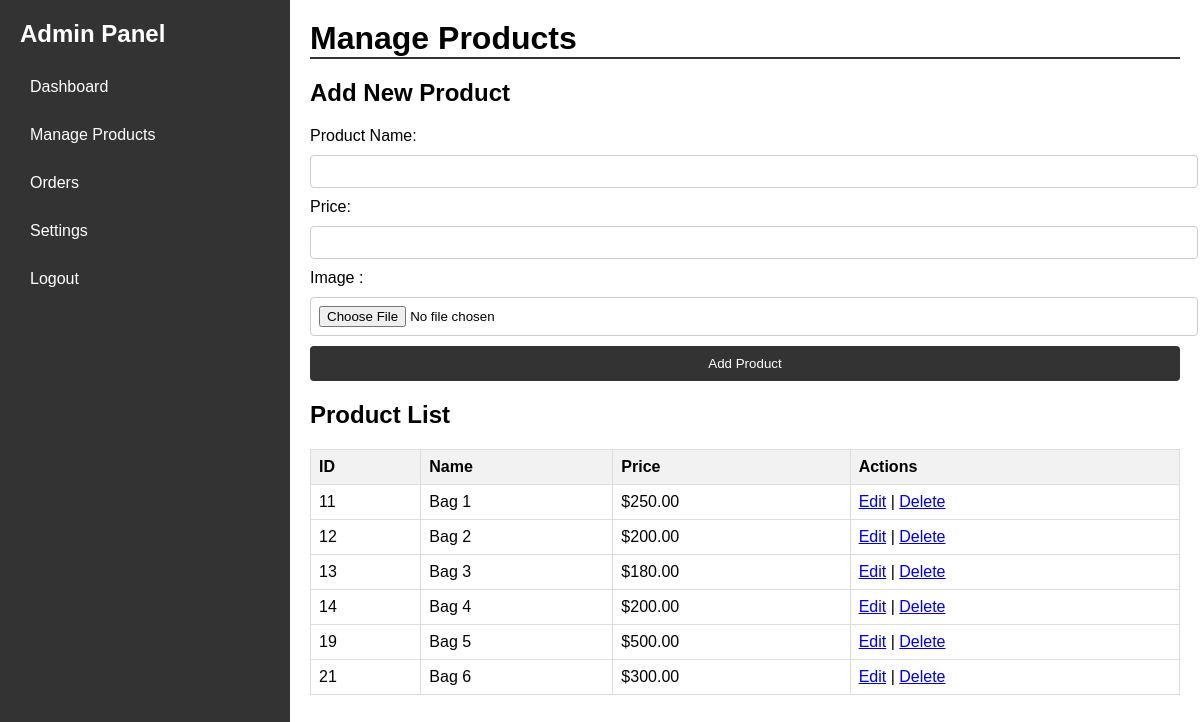
Page /manage-products.php on the committed database.
### tables this page shows
CREATE TABLE `products` (
  `id` int(255) NOT NULL,
  `name` varchar(255) NOT NULL,
  `price` varchar(255) NOT NULL,
  `image` varchar(255) NOT NULL
);

### manage-products.php (the view, shortened to what this page needs)
<!DOCTYPE html>
<html lang="en">
<head>
    <link rel="stylesheet" href="styles.css">
</head>
<body>
    <div class="admin-panel">
        <aside class="sidebar">
            <h2>Admin Panel</h2>
            <ul>
                <li><a href="index.php">Dashboard</a></li>
                <li><a href="manage-products.php">Manage Products</a></li>
                <li><a href="orders.php">Orders</a></li>
                <li><a href="settings.php">Settings</a></li>
                <li><a href="#">Logout</a></li>
            </ul>
        </aside>
        <main class="main-content">
            <header>
                <h1>Manage Products</h1>
            </header>
            <section class="product-form">
                <h2>Add New Product</h2>
                <form action="add-product.php" method="post">
                    <label for="product-name">Product Name:</label>
                    <input type="text" id="product-name" name="product-name" required>
                    <label for="product-price">Price:</label>
                    <input type="number" id="product-price" name="product-price" step="0.01" required>
                    <label for="product-image">Image :</label>
                    <input type="file" name="product_image" accept="img/jpg img/png img/jpeg"  required>
                    <button type="submit">Add Product</button>
                </form>
            </section>
            <section class="product-list">
                <h2>Product List</h2>
                <?php
                include 'db.php';
                $result = $conn->query("SELECT * FROM products");
                ?>
                <table>
                    <thead>
                        <tr>
                            <th>ID</th>
                            <th>Name</th>
                            <th>Price</th>
                            <th>Actions</th>
                        </tr>
                    </thead>
                    <tbody>
                        <?php while ($row = $result->fetch_assoc()): ?>
                            <tr>
                                <td><?php echo $row['id']; ?></td>
                                <td><?php echo $row['name']; ?></td>
                                <td>$<?php echo number_format($row['price'], 2); ?></td>
                                <td>
                                    <a href="edit-product.php?id=<?php echo $row['id']; ?>">Edit</a> |
                                    <a href="delete-product.php?id=<?php echo $row['id']; ?>">Delete</a>
                                </td>
                            </tr>
                        <?php endwhile; ?>
                    </tbody>
                </table>
            </section>
        </main>
    </div>
</body>
</html>

### styles.css (style rules this page uses)
body { margin: 0; font-family: Arial, sans-serif; background-color: #f4f4f4; }
.admin-panel { display: flex; }
.sidebar { width: 250px; background-color: #333; color: #fff; padding: 20px; box-shadow: 2px 0 5px rgba(0, 0, 0, 0.1); height: 100vh; }
.sidebar h2 { margin-top: 0; font-size: 1.5em; }
.sidebar ul { list-style-type: none; padding: 0; }
.sidebar ul li { margin: 10px 0; }
.sidebar ul li a { color: #fff; text-decoration: none; display: block; padding: 10px; border-radius: 4px; }
.main-content { flex: 1; padding: 20px; background-color: #fff; }
header { border-bottom: 2px solid #333; margin-bottom: 20px; }
header h1 { margin: 0; }
.product-form, .settings-form { margin-bottom: 20px; }
.product-form form, .settings-form form { display: grid; gap: 10px; }
.product-form input, .settings-form input, .product-form textarea, .settings-form textarea { width: 100%; padding: 8px; border: 1px solid #ccc; border-radius: 4px; }
.product-form button, .settings-form button { background-color: #333; color: #fff; padding: 10px; border: none; border-radius: 4px; cursor: pointer; }
.product-list table, .order-list table { width: 100%; border-collapse: collapse; }
.product-list table th, .order-list table th, .product-list table td, .order-list table td { border: 1px solid #ddd; padding: 8px; text-align: left; }
.product-list table th, .order-list table th { background-color: #f2f2f2; }

### rows in the picture
products: id "11", name "Bag 1", price "250.00"
products: id "12", name "Bag 2", price "200.00"
products: id "13", name "Bag 3", price "180.00"
products: id "14", name "Bag 4", price "200.00"
products: id "19", name "Bag 5", price "500.00"
products: id "21", name "Bag 6", price "300.00"
